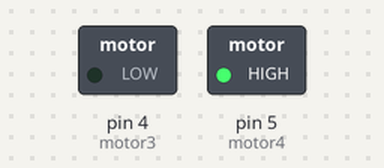
A sketch run on a simulated Arduino Uno, built with avr-gcc and run on an emulated ATmega328P. Parts: switched loads named in the sketch (green lamp = pin HIGH).

Above: at 0.1 s.
Timing chart, 0 to 1.6 s (numbered marks = the images above):
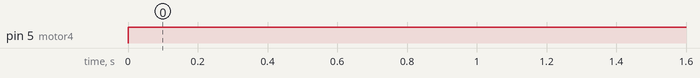

The sketch:

test-01-set-up-of-motor-drivers.ino
```cpp
int motor3=4 ;
int motor4=5 ;

void setup() {

  pinMode(motor3, OUTPUT);
  pinMode(motor4, OUTPUT);
}

void loop() {
  digitalWrite(motor3,LOW);
  digitalWrite(motor4,HIGH);

}
```

Measured:
- by itself, pin 5 (motor4): LOW → HIGH at 0.00 s
